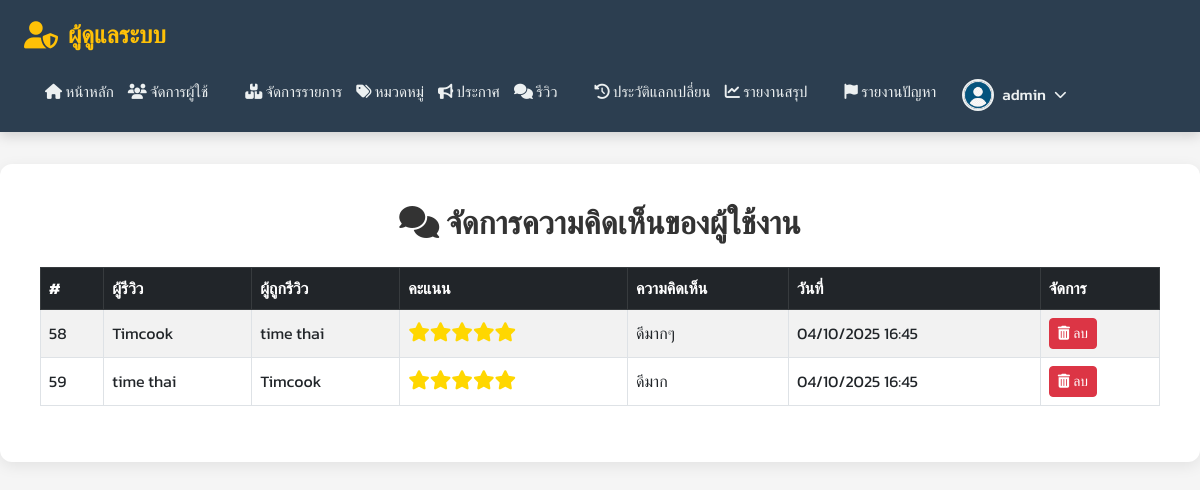
/admin/manage_reviews.php (signed in), run on the app's committed database.
### tables this page shows
CREATE TABLE `reviews` (
  `id` int(11) NOT NULL,
  `exchange_id` int(11) NOT NULL,
  `reviewer_id` int(11) NOT NULL,
  `item_id` int(11) NOT NULL,
  `reviewee_id` int(11) NOT NULL,
  `rating` int(1) NOT NULL,
  `comment` text DEFAULT NULL,
  `date_rated` timestamp NULL DEFAULT NULL,
  `created_at` timestamp NOT NULL DEFAULT current_timestamp()
);

CREATE TABLE `users` (
  `id` int(11) NOT NULL,
  `username` varchar(50) DEFAULT NULL,
  `password` varchar(255) DEFAULT NULL,
  `verification_code` varchar(255) DEFAULT NULL,
  `verification_expires` int(11) DEFAULT NULL,
  `fullname` varchar(100) DEFAULT NULL,
  `email` varchar(100) DEFAULT NULL,
  `phone` varchar(20) DEFAULT NULL,
  `address` text DEFAULT NULL,
  `profile_image` varchar(255) DEFAULT NULL,
  `created_at` timestamp NOT NULL DEFAULT current_timestamp(),
  `role` enum('user','admin') NOT NULL DEFAULT 'user',
  `score` int(11) DEFAULT 0,
  `reset_token` varchar(255) DEFAULT NULL
);

### admin/manage_reviews.php (the view, shortened to what this page needs)
<?php
$userId = $_SESSION['user_id'];
$username = $_SESSION['username'];
$conn = new mysqli("localhost", "root", "", "item_exchange");
$stmtProfile = $conn->prepare("SELECT profile_image FROM users WHERE id = ?");
$stmtProfile->bind_param("i", $userId);
$stmtProfile->execute();
$resultProfile = $stmtProfile->get_result();
$userProfile = $resultProfile->fetch_assoc();
$profileImageHeader = (!empty($userProfile['profile_image']) && file_exists("../uploads/profile/" . $userProfile['profile_image']))
    ? "../uploads/profile/" . $userProfile['profile_image']
    : "../uploads/profile/default.png";
$sql = "SELECT r.id, r.rating, r.comment, r.created_at,
                u_reviewer.fullname AS reviewer_name,
                u_reviewee.fullname AS reviewee_name
        FROM reviews r
        LEFT JOIN users u_reviewer ON r.reviewer_id = u_reviewer.id
        LEFT JOIN users u_reviewee ON r.reviewee_id = u_reviewee.id
        ORDER BY r.created_at DESC";
$result = $conn->query($sql);
?>
<!DOCTYPE html>
<html lang="th">
<head>
<link rel="stylesheet" href="https://cdnjs.cloudflare.com/ajax/libs/font-awesome/6.5.0/css/all.min.css" />
<link href="https://cdn.jsdelivr.net/npm/bootstrap@5.3.0/dist/css/bootstrap.min.css" rel="stylesheet" />
</head>
<body>
<header>
    <div class="header-left">
        <div class="header-title">
            <i class="fas fa-user-shield"></i>
            <span>ผู้ดูแลระบบ</span>
        </div>
        <nav class="header-nav">
            <div class="menu-group">
                <a href="admin_main.php"><i class="fas fa-home"></i> หน้าหลัก</a>
                <a href="manage_users.php"><i class="fas fa-users"></i> จัดการผู้ใช้</a>
            </div>
            <div class="menu-group">
                <a href="manage_items.php"><i class="fas fa-boxes"></i> จัดการรายการ</a>
                <a href="manage_categories.php"><i class="fas fa-tags"></i> หมวดหมู่</a>
                <a href="manage_announcements.php"><i class="fas fa-bullhorn"></i> ประกาศ</a>
                <a href="manage_reviews.php" class="current-page"><i class="fas fa-comments"></i> รีวิว</a>
            </div>
            <div class="menu-group">
                <a href="exchange_history.php"><i class="fas fa-history"></i> ประวัติแลกเปลี่ยน</a>
                <a href="exchange_report.php"><i class="fas fa-chart-line"></i> รายงานสรุป</a>
            </div>
            <a href="admin_reports.php" class="report-button">
                <i class="fas fa-flag"></i> รายงานปัญหา
            </a>
            <div class="profile-dropdown">
                <button class="profile-button" onclick="toggleProfileDropdown()">
                    <img src="<?php echo htmlspecialchars($profileImageHeader); ?>" alt="รูปโปรไฟล์">
                    <span><?php echo htmlspecialchars($username); ?></span>
                    <i class="fas fa-chevron-down"></i>
                </button>
            </div>
        </nav>
    </div>
</header>
<div class="container">
    <h2 class="mb-4"><i class="fas fa-comments"></i> จัดการความคิดเห็นของผู้ใช้งาน</h2>
    <div class="table-responsive">
        <table class="table table-striped table-bordered align-middle">
            <thead class="table-dark">
                <tr>
                    <th>#</th>
                    <th>ผู้รีวิว</th>
                    <th>ผู้ถูกรีวิว</th>
                    <th>คะแนน</th>
                    <th>ความคิดเห็น</th>
                    <th>วันที่</th>
                    <th>จัดการ</th>
                </tr>
            </thead>
            <tbody>
                <?php if ($result && $result->num_rows > 0): ?>
                    <?php while ($review = $result->fetch_assoc()): ?>
                        <tr>
                            <td><?= htmlspecialchars($review['id']) ?></td>
                            <td><?= htmlspecialchars($review['reviewer_name'] ?: '-') ?></td>
                            <td><?= htmlspecialchars($review['reviewee_name'] ?: '-') ?></td>
                            <td>
                                <?php
                                $rating = intval($review['rating']);
                                for ($i = 0; $i < $rating; $i++) {
                                    echo '<i class="fas fa-star star-rating"></i>';
                                }
                                ?>
                            </td>
                            <td><?= nl2br(htmlspecialchars($review['comment'] ?: '-')) ?></td>
                            <td><?= date('d/m/Y H:i', strtotime($review['created_at'])) ?></td>
                            <td>
                                <a href="manage_reviews.php?delete_id=<?= $review['id'] ?>" class="btn btn-sm btn-danger" onclick="return confirm('ยืนยันการลบความคิดเห็นนี้?');"><i class="fas fa-trash-alt"></i> ลบ</a>
                            </td>
                        </tr>
                    <?php endwhile; ?>
                <?php else: ?>
                    <tr>
                        <td colspan="7" class="text-center">ไม่มีความคิดเห็นในระบบ</td>
                    </tr>
                <?php endif; ?>
            </tbody>
        </table>
    </div>
</div>
</body>
</html>

### admin/manage_reviews.php (style rules this page uses)
:root { --admin-primary-color: #ffc107; --admin-primary-dark: #e0a800; --header-bg-color: #2c3e50; --header-link-color: #ecf0f1; --text-color: #333; --light-text-color: #666; --border-color: #e0e0e0; --bg-light: #f5f5f5; --white: #fff; --shadow-light: rgba(0,0,0,0.08); --shadow-medium: rgba(0,0,0,0.12); }
body { font-family: 'Kanit', sans-serif; background-color: var(--bg-light); color: var(--text-color); line-height: 1.6; margin: 0; padding: 0; }
.container { max-width: 1200px; margin: 2rem auto; padding: 2.5rem; background: var(--white); border-radius: 12px; box-shadow: 0 4px 15px var(--shadow-light); }
header { background: var(--header-bg-color); color: var(--header-link-color); padding: 1rem 1.5rem; display: flex; justify-content: space-between; align-items: center; flex-wrap: wrap; box-shadow: 0 4px 12px rgba(0,0,0,0.15); position: sticky; top: 0; z-index: 1000; }
.header-left { display: flex; align-items: center; gap: 20px; flex-wrap: wrap; }
.header-title { display: flex; align-items: center; gap: 10px; font-size: 1.5rem; font-weight: 700; white-space: nowrap; color: var(--admin-primary-color); }
.header-title i { font-size: 1.7rem; color: var(--admin-primary-color); }
.header-nav { display: flex; flex-wrap: wrap; gap: 15px; margin-left: 20px; }
.header-nav a { text-decoration: none; padding: 5px 0; background-color: transparent; color: var(--header-link-color); border-radius: 6px; display: inline-block; white-space: nowrap; transition: background-color 0.3s ease, color 0.3s ease; font-weight: 500; font-size: 0.95rem; border: 1px solid transparent; position: relative; }
.header-nav a::after { content: ''; position: absolute; width: 0; height: 2px; bottom: -5px; left: 0; background-color: var(--admin-primary-color); transition: width 0.3s ease-out; }
.header-nav .menu-group { display: flex; gap: 12px; flex-wrap: wrap; margin-right: 20px; }
.report-button { display: inline-flex; align-items: center; padding: 8px 15px; background-color: #dc3545; color: var(--header-link-color); font-weight: 600; border-radius: 5px; text-decoration: none; font-size: 0.9rem; transition: background-color 0.3s ease; gap: 8px; white-space: nowrap; }
.profile-dropdown { position: relative; display: inline-block; }
.profile-button { display: flex; align-items: center; gap: 8px; background: none; border: none; color: var(--header-link-color); cursor: pointer; padding: 5px 10px; border-radius: 6px; transition: background-color 0.3s ease; font-size: 0.95rem; font-weight: 500; }
.profile-button img { width: 32px; height: 32px; border-radius: 50%; object-fit: cover; border: 2px solid var(--header-link-color); }
.profile-button i { font-size: 0.8rem; transition: transform 0.3s ease; }
h2.mb-4 { text-align: center; margin-bottom: 1.5rem !important; font-size: 2rem; font-weight: 700; }
.table-responsive { margin-top: 20px; }
.star-rating { color: gold; font-size: 1.2rem; }

### data on the page
reviews: id "58", reviewer.fullname "Timcook", reviewee.fullname "time thai", rating 5 (drawn), comment "ดีมากๆ", created_at "04/10/2025 16:45"
reviews: id "59", reviewer.fullname "time thai", reviewee.fullname "Timcook", rating 5 (drawn), comment "ดีมาก", created_at "04/10/2025 16:45"

### other printed values
$username "admin"
